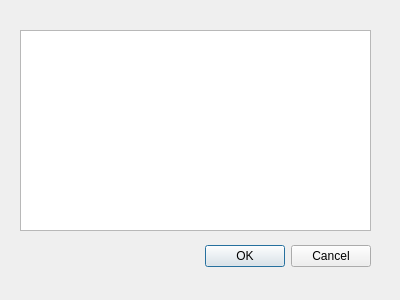
<?xml version="1.0" encoding="UTF-8"?>
<ui version="4.0">
 <class>BrushDialog</class>
 <widget class="QDialog" name="BrushDialog">
  <property name="geometry">
   <rect>
    <x>0</x>
    <y>0</y>
    <width>400</width>
    <height>300</height>
   </rect>
  </property>
  <property name="windowTitle">
   <string>Dialog</string>
  </property>
  <widget class="QDialogButtonBox" name="buttonBox">
   <property name="geometry">
    <rect>
     <x>30</x>
     <y>240</y>
     <width>341</width>
     <height>32</height>
    </rect>
   </property>
   <property name="orientation">
    <enum>Qt::Orientation::Horizontal</enum>
   </property>
   <property name="standardButtons">
    <set>QDialogButtonBox::StandardButton::Cancel|QDialogButtonBox::StandardButton::Ok</set>
   </property>
  </widget>
  <widget class="QListWidget" name="listWidget">
   <property name="geometry">
    <rect>
     <x>20</x>
     <y>30</y>
     <width>351</width>
     <height>201</height>
    </rect>
   </property>
  </widget>
 </widget>
 <resources/>
 <connections>
  <connection>
   <sender>buttonBox</sender>
   <signal>accepted()</signal>
   <receiver>BrushDialog</receiver>
   <slot>accept()</slot>
   <hints>
    <hint type="sourcelabel">
     <x>248</x>
     <y>254</y>
    </hint>
    <hint type="destinationlabel">
     <x>157</x>
     <y>274</y>
    </hint>
   </hints>
  </connection>
  <connection>
   <sender>buttonBox</sender>
   <signal>rejected()</signal>
   <receiver>BrushDialog</receiver>
   <slot>reject()</slot>
   <hints>
    <hint type="sourcelabel">
     <x>316</x>
     <y>260</y>
    </hint>
    <hint type="destinationlabel">
     <x>286</x>
     <y>274</y>
    </hint>
   </hints>
  </connection>
 </connections>
</ui>
